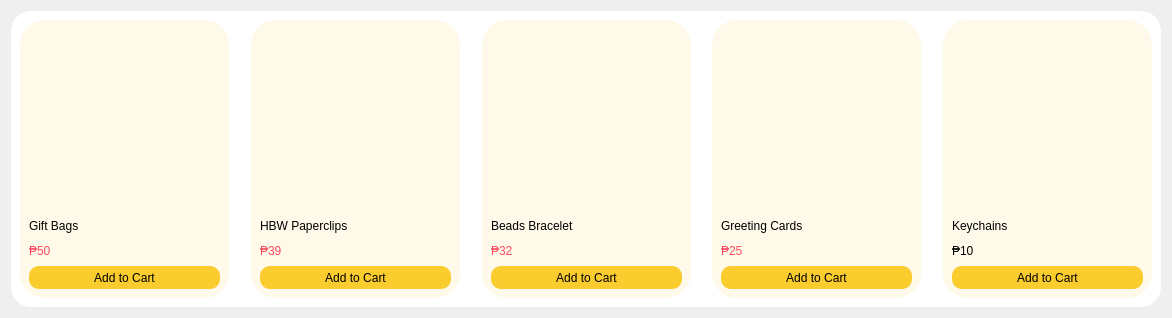
                   <widget class="QWidget" name="gift_scroll_area_content">
                    <property name="geometry">
                     <rect>
                      <x>0</x>
                      <y>0</y>
                      <width>1168</width>
                      <height>318</height>
                     </rect>
                    </property>
                    <layout class="QGridLayout" name="gridLayout_24">
                     <item row="0" column="0">
                      <widget class="QFrame" name="gift_frame">
                       <property name="minimumSize">
                        <size>
                         <width>1150</width>
                         <height>0</height>
                        </size>
                       </property>
                       <property name="maximumSize">
                        <size>
                         <width>16777215</width>
                         <height>296</height>
                        </size>
                       </property>
                       <property name="styleSheet">
                        <string notr="true">border: 1px; border-radius: 20px; background-color: rgb(255, 255, 255);</string>
                       </property>
                       <property name="frameShape">
                        <enum>QFrame::StyledPanel</enum>
                       </property>
                       <property name="frameShadow">
                        <enum>QFrame::Raised</enum>
                       </property>
                       <layout class="QGridLayout" name="gridLayout_12">
                        <item row="0" column="0">
                         <widget class="QFrame" name="bag_frame">
                          <property name="minimumSize">
                           <size>
                            <width>0</width>
                            <height>278</height>
                           </size>
                          </property>
                          <property name="styleSheet">
                           <string notr="true">background-color:rgb(255, 249, 233);  border: 0px solid grey; border-radius: 25px;</string>
                          </property>
                          <property name="frameShape">
                           <enum>QFrame::StyledPanel</enum>
                          </property>
                          <property name="frameShadow">
                           <enum>QFrame::Raised</enum>
                          </property>
                          <layout class="QGridLayout" name="gridLayout_21">
                           <item row="0" column="0" colspan="2">
                            <widget class="QLabel" name="bag_logo">
                             <property name="minimumSize">
                              <size>
                               <width>191</width>
                               <height>181</height>
                              </size>
                             </property>
                             <property name="styleSheet">
                              <string notr="true">border: 0px solid #F7F7F9;</string>
                             </property>
                             <property name="text">
                              <string/>
                             </property>
                             <property name="pixmap">
                              <pixmap>images/11.jpg</pixmap>
                             </property>
                            </widget>
                           </item>
                           <item row="1" column="0">
                            <widget class="QLabel" name="bag_name">
                             <property name="styleSheet">
                              <string notr="true">font: 75 12pt &quot;Courier&quot;; border: 0px solid grey;</string>
                             </property>
                             <property name="text">
                              <string>Gift Bags</string>
                             </property>
                            </widget>
                           </item>
                           <item row="1" column="1" rowspan="2">
                            <spacer name="verticalSpacer_70">
                             <property name="orientation">
                              <enum>Qt::Vertical</enum>
                             </property>
                             <property name="sizeHint" stdset="0">
                              <size>
                               <width>20</width>
                               <height>39</height>
                              </size>
                             </property>
                            </spacer>
                           </item>
                           <item row="2" column="0">
                            <widget class="QLabel" name="bag_price">
                             <property name="styleSheet">
                              <string notr="true">font: 75 10pt &quot;Segoe UI Black&quot;; border: 0px solid grey; color: rgb(253, 74, 96);</string>
                             </property>
                             <property name="text">
                              <string>₱50</string>
                             </property>
                            </widget>
                           </item>
                           <item row="3" column="0" colspan="2">
                            <widget class="QPushButton" name="bag_btn">
                             <property name="minimumSize">
                              <size>
                               <width>191</width>
                               <height>23</height>
                              </size>
                             </property>
                             <property name="styleSheet">
                              <string notr="true">QPushButton {
    background-color: rgb(250, 204, 46); 
    border-radius: 10px; 
    border: 0px solid grey;
    font: 87 8pt &quot;Segoe UI Black&quot;;
    color: black;
}

QPushButton:hover {
    background-color: white; 
    border: 2px solid rgb(250, 204, 46); 
    color: rgb(250, 204, 46); 
}
</string>
                             </property>
                             <property name="text">
                              <string>Add to Cart</string>
                             </property>
                            </widget>
                           </item>
                          </layout>
                         </widget>
                        </item>
                        <item row="0" column="1">
                         <spacer name="horizontalSpacer_65">
                          <property name="orientation">
                           <enum>Qt::Horizontal</enum>
                          </property>
                          <property name="sizeHint" stdset="0">
                           <size>
                            <width>7</width>
                            <height>20</height>
                           </size>
                          </property>
                         </spacer>
                        </item>
                        <item row="0" column="2">
                         <widget class="QFrame" name="clip_frame">
                          <property name="minimumSize">
                           <size>
                            <width>0</width>
                            <height>278</height>
                           </size>
                          </property>
                          <property name="styleSheet">
                           <string notr="true">background-color:rgb(255, 249, 233);  border: 0px solid grey; border-radius: 25px;</string>
                          </property>
                          <property name="frameShape">
                           <enum>QFrame::StyledPanel</enum>
                          </property>
                          <property name="frameShadow">
                           <enum>QFrame::Raised</enum>
                          </property>
                          <layout class="QGridLayout" name="gridLayout_22">
                           <item row="0" column="0" colspan="2">
                            <widget class="QLabel" name="clip_logo">
                             <property name="minimumSize">
                              <size>
                               <width>191</width>
                               <height>181</height>
                              </size>
                             </property>
                             <property name="styleSheet">
                              <string notr="true">border: 0px solid #F7F7F9;</string>
                             </property>
                             <property name="text">
                              <string/>
                             </property>
                             <property name="pixmap">
                              <pixmap>images/12.jpg</pixmap>
                             </property>
                            </widget>
                           </item>
                           <item row="1" column="0">
                            <widget class="QLabel" name="clip_name">
                             <property name="styleSheet">
                              <string notr="true">font: 75 12pt &quot;Courier&quot;; border: 0px solid grey;</string>
                             </property>
                             <property name="text">
                              <string>HBW Paperclips</string>
                             </property>
                            </widget>
                           </item>
                           <item row="1" column="1" rowspan="2">
                            <spacer name="verticalSpacer_71">
                             <property name="orientation">
                              <enum>Qt::Vertical</enum>
                             </property>
                             <property name="sizeHint" stdset="0">
                              <size>
                               <width>20</width>
                               <height>39</height>
                              </size>
                             </property>
                            </spacer>
                           </item>
                           <item row="2" column="0">
                            <widget class="QLabel" name="clip_price">
                             <property name="styleSheet">
                              <string notr="true">font: 75 10pt &quot;Segoe UI Black&quot;; border: 0px solid grey; color: rgb(253, 74, 96);</string>
                             </property>
                             <property name="text">
                              <string>₱39</string>
                             </property>
                            </widget>
                           </item>
                           <item row="3" column="0" colspan="2">
                            <widget class="QPushButton" name="clip_btn">
                             <property name="minimumSize">
                              <size>
                               <width>191</width>
                               <height>23</height>
                              </size>
                             </property>
                             <property name="styleSheet">
                              <string notr="true">QPushButton {
    background-color: rgb(250, 204, 46); 
    border-radius: 10px; 
    border: 0px solid grey;
    font: 87 8pt &quot;Segoe UI Black&quot;;
    color: black;
}

QPushButton:hover {
    background-color: white; 
    border: 2px solid rgb(250, 204, 46); 
    color: rgb(250, 204, 46); 
}
</string>
                             </property>
                             <property name="text">
                              <string>Add to Cart</string>
                             </property>
                            </widget>
                           </item>
                          </layout>
                         </widget>
                        </item>
                        <item row="0" column="3">
                         <spacer name="horizontalSpacer_66">
                          <property name="orientation">
                           <enum>Qt::Horizontal</enum>
                          </property>
                          <property name="sizeHint" stdset="0">
                           <size>
                            <width>5</width>
                            <height>20</height>
                           </size>
                          </property>
                         </spacer>
                        </item>
                        <item row="0" column="4">
                         <widget class="QFrame" name="bracelet_frame">
                          <property name="minimumSize">
                           <size>
                            <width>0</width>
                            <height>278</height>
                           </size>
                          </property>
                          <property name="styleSheet">
                           <string notr="true">background-color:rgb(255, 249, 233);  border: 0px solid grey; border-radius: 25px;</string>
                          </property>
                          <property name="frameShape">
                           <enum>QFrame::StyledPanel</enum>
                          </property>
                          <property name="frameShadow">
                           <enum>QFrame::Raised</enum>
                          </property>
                          <layout class="QGridLayout" name="gridLayout_40">
                           <item row="0" column="0" colspan="2">
                            <widget class="QLabel" name="bracelet_logo">
                             <property name="minimumSize">
                              <size>
                               <width>191</width>
                               <height>181</height>
                              </size>
                             </property>
                             <property name="styleSheet">
                              <string notr="true">border: 0px solid #F7F7F9;</string>
                             </property>
                             <property name="text">
                              <string/>
                             </property>
                             <property name="pixmap">
                              <pixmap>images/13.jpg</pixmap>
                             </property>
                            </widget>
                           </item>
                           <item row="1" column="0">
                            <widget class="QLabel" name="bracelet_name">
                             <property name="styleSheet">
                              <string notr="true">font: 75 12pt &quot;Courier&quot;; border: 0px solid grey;</string>
                             </property>
                             <property name="text">
                              <string>Beads Bracelet</string>
                             </property>
                            </widget>
                           </item>
                           <item row="1" column="1" rowspan="2">
                            <spacer name="verticalSpacer_72">
                             <property name="orientation">
                              <enum>Qt::Vertical</enum>
                             </property>
                             <property name="sizeHint" stdset="0">
                              <size>
                               <width>20</width>
                               <height>39</height>
                              </size>
                             </property>
                            </spacer>
                           </item>
                           <item row="2" column="0">
                            <widget class="QLabel" name="bracelet_price">
                             <property name="styleSheet">
                              <string notr="true">font: 75 10pt &quot;Segoe UI Black&quot;; border: 0px solid grey; color: rgb(253, 74, 96);</string>
                             </property>
                             <property name="text">
                              <string>₱32</string>
                             </property>
                            </widget>
                           </item>
                           <item row="3" column="0" colspan="2">
                            <widget class="QPushButton" name="bracelet_btn">
                             <property name="minimumSize">
                              <size>
                               <width>191</width>
                               <height>23</height>
                              </size>
                             </property>
                             <property name="styleSheet">
                              <string notr="true">QPushButton {
    background-color: rgb(250, 204, 46); 
    border-radius: 10px; 
    border: 0px solid grey;
    font: 87 8pt &quot;Segoe UI Black&quot;;
    color: black;
}

QPushButton:hover {
    background-color: white; 
    border: 2px solid rgb(250, 204, 46); 
    color: rgb(250, 204, 46); 
}
</string>
                             </property>
                             <property name="text">
                              <string>Add to Cart</string>
                             </property>
                            </widget>
                           </item>
                          </layout>
                         </widget>
                        </item>
                        <item row="0" column="5">
                         <spacer name="horizontalSpacer_67">
                          <property name="orientation">
                           <enum>Qt::Horizontal</enum>
                          </property>
                          <property name="sizeHint" stdset="0">
                           <size>
                            <width>4</width>
                            <height>20</height>
                           </size>
                          </property>
                         </spacer>
                        </item>
                        <item row="0" column="6">
                         <widget class="QFrame" name="card_frame">
                          <property name="minimumSize">
                           <size>
                            <width>0</width>
                            <height>278</height>
                           </size>
                          </property>
                          <property name="styleSheet">
                           <string notr="true">background-color:rgb(255, 249, 233);  border: 0px solid grey; border-radius: 25px;</string>
                          </property>
                          <property name="frameShape">
                           <enum>QFrame::StyledPanel</enum>
                          </property>
                          <property name="frameShadow">
                           <enum>QFrame::Raised</enum>
                          </property>
                          <layout class="QGridLayout" name="gridLayout_41">
                           <item row="0" column="0" colspan="2">
                            <widget class="QLabel" name="card_logo">
                             <property name="minimumSize">
                              <size>
                               <width>191</width>
                               <height>181</height>
                              </size>
                             </property>
                             <property name="styleSheet">
                              <string notr="true">border: 0px solid #F7F7F9;</string>
                             </property>
                             <property name="text">
                              <string/>
                             </property>
                             <property name="pixmap">
                              <pixmap>images/14.jpg</pixmap>
                             </property>
                            </widget>
                           </item>
                           <item row="1" column="0">
                            <widget class="QLabel" name="card_name">
                             <property name="styleSheet">
                              <string notr="true">font: 75 12pt &quot;Courier&quot;; border: 0px solid grey;</string>
                             </property>
                             <property name="text">
                              <string>Greeting Cards</string>
                             </property>
                            </widget>
                           </item>
                           <item row="1" column="1" rowspan="2">
                            <spacer name="verticalSpacer_73">
                             <property name="orientation">
                              <enum>Qt::Vertical</enum>
                             </property>
                             <property name="sizeHint" stdset="0">
                              <size>
                               <width>20</width>
                               <height>39</height>
                              </size>
                             </property>
                            </spacer>
                           </item>
                           <item row="2" column="0">
                            <widget class="QLabel" name="card_price">
                             <property name="styleSheet">
                              <string notr="true">font: 75 10pt &quot;Segoe UI Black&quot;; border: 0px solid grey; color: rgb(253, 74, 96);</string>
                             </property>
                             <property name="text">
                              <string>₱25</string>
                             </property>
                            </widget>
                           </item>
                           <item row="3" column="0" colspan="2">
                            <widget class="QPushButton" name="card_btn">
                             <property name="minimumSize">
                              <size>
                               <width>191</width>
                               <height>23</height>
                              </size>
                             </property>
                             <property name="styleSheet">
                              <string notr="true">QPushButton {
    background-color: rgb(250, 204, 46); 
    border-radius: 10px; 
    border: 0px solid grey;
    font: 87 8pt &quot;Segoe UI Black&quot;;
    color: black;
}

QPushButton:hover {
    background-color: white; 
    border: 2px solid rgb(250, 204, 46); 
    color: rgb(250, 204, 46); 
}
</string>
                             </property>
                             <property name="text">
                              <string>Add to Cart</string>
                             </property>
                            </widget>
                           </item>
                          </layout>
                         </widget>
                        </item>
                        <item row="0" column="7">
                         <spacer name="horizontalSpacer_68">
                          <property name="orientation">
                           <enum>Qt::Horizontal</enum>
                          </property>
                          <property name="sizeHint" stdset="0">
                           <size>
                            <width>5</width>
                            <height>20</height>
                           </size>
                          </property>
                         </spacer>
                        </item>
                        <item row="0" column="8">
                         <widget class="QFrame" name="tag_frame">
                          <property name="minimumSize">
                           <size>
                            <width>0</width>
                            <height>278</height>
                           </size>
                          </property>
                          <property name="styleSheet">
                           <string notr="true">background-color:rgb(255, 249, 233);  border: 0px solid grey; border-radius: 25px;</string>
                          </property>
                          <property name="frameShape">
                           <enum>QFrame::StyledPanel</enum>
                          </property>
                          <property name="frameShadow">
                           <enum>QFrame::Raised</enum>
                          </property>
                          <layout class="QGridLayout" name="gridLayout_42">
                           <item row="0" column="0" colspan="2">
                            <widget class="QLabel" name="tag_logo">
                             <property name="minimumSize">
                              <size>
                               <width>191</width>
                               <height>181</height>
                              </size>
                             </property>
                             <property name="styleSheet">
                              <string notr="true">border: 0px solid #F7F7F9;</string>
                             </property>
                             <property name="text">
                              <string/>
                             </property>
                             <property name="pixmap">
                              <pixmap>images/15.jpg</pixmap>
                             </property>
                            </widget>
                           </item>
                           <item row="1" column="0">
                            <widget class="QLabel" name="tag_name">
                             <property name="styleSheet">
                              <string notr="true">font: 75 12pt &quot;Courier&quot;; border: 0px solid grey;</string>
                             </property>
                             <property name="text">
                              <string>Keychains</string>
                             </property>
                            </widget>
                           </item>
                           <item row="1" column="1" rowspan="2">
                            <spacer name="verticalSpacer_74">
                             <property name="orientation">
                              <enum>Qt::Vertical</enum>
                             </property>
                             <property name="sizeHint" stdset="0">
                              <size>
                               <width>20</width>
                               <height>39</height>
                              </size>
                             </property>
                            </spacer>
                           </item>
                           <item row="2" column="0">
                            <widget class="QLabel" name="tag_price">
                             <property name="styleSheet">
                              <string notr="true">font: 75 12pt &quot;Courier&quot;; border: 0px solid grey;</string>
                             </property>
                             <property name="text">
                              <string>₱10</string>
                             </property>
                            </widget>
                           </item>
                           <item row="3" column="0" colspan="2">
                            <widget class="QPushButton" name="tag_btn">
                             <property name="minimumSize">
                              <size>
                               <width>191</width>
                               <height>23</height>
                              </size>
                             </property>
                             <property name="styleSheet">
                              <string notr="true">QPushButton {
    background-color: rgb(250, 204, 46); 
    border-radius: 10px; 
    border: 0px solid grey;
    font: 87 8pt &quot;Segoe UI Black&quot;;
    color: black;
}

QPushButton:hover {
    background-color: white; 
    border: 2px solid rgb(250, 204, 46); 
    color: rgb(250, 204, 46); 
}
</string>
                             </property>
                             <property name="text">
                              <string>Add to Cart</string>
                             </property>
                            </widget>
                           </item>
                          </layout>
                         </widget>
                        </item>
                       </layout>
                      </widget>
                     </item>
                    </layout>
                   </widget>
